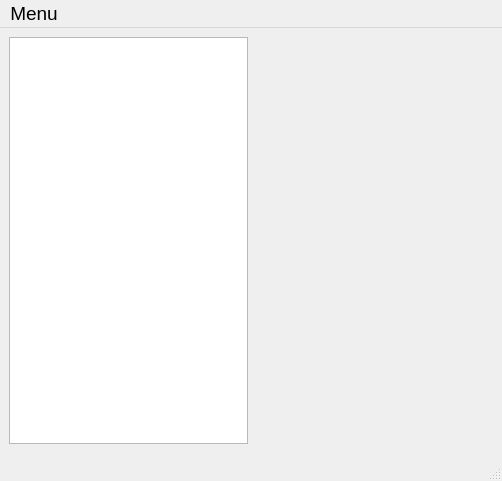
<?xml version="1.0" encoding="UTF-8"?>
<ui version="4.0">
 <class>MainWindow</class>
 <widget class="QMainWindow" name="MainWindow">
  <property name="geometry">
   <rect>
    <x>0</x>
    <y>0</y>
    <width>502</width>
    <height>481</height>
   </rect>
  </property>
  <property name="font">
   <font>
    <family>Arial</family>
    <pointsize>14</pointsize>
   </font>
  </property>
  <property name="windowTitle">
   <string>MainWindow</string>
  </property>
  <widget class="QWidget" name="centralwidget">
   <layout class="QHBoxLayout" name="horizontalLayout_2">
    <item>
     <layout class="QHBoxLayout" name="horizontalLayout">
      <property name="sizeConstraint">
       <enum>QLayout::SetDefaultConstraint</enum>
      </property>
      <item>
       <widget class="QTextEdit" name="textEdit">
        <property name="sizePolicy">
         <sizepolicy hsizetype="Expanding" vsizetype="Expanding">
          <horstretch>1</horstretch>
          <verstretch>0</verstretch>
         </sizepolicy>
        </property>
        <property name="undoRedoEnabled">
         <bool>false</bool>
        </property>
        <property name="lineWrapMode">
         <enum>QTextEdit::NoWrap</enum>
        </property>
       </widget>
      </item>
      <item>
       <widget class="QLabel" name="webView">
        <property name="sizePolicy">
         <sizepolicy hsizetype="MinimumExpanding" vsizetype="MinimumExpanding">
          <horstretch>1</horstretch>
          <verstretch>0</verstretch>
         </sizepolicy>
        </property>
        <property name="text">
         <string/>
        </property>
       </widget>
      </item>
     </layout>
    </item>
   </layout>
  </widget>
  <widget class="QMenuBar" name="menubar">
   <property name="geometry">
    <rect>
     <x>0</x>
     <y>0</y>
     <width>502</width>
     <height>28</height>
    </rect>
   </property>
   <widget class="QMenu" name="menuMenu">
    <property name="title">
     <string>Menu</string>
    </property>
    <widget class="QMenu" name="menuOpen">
     <property name="title">
      <string>Open</string>
     </property>
     <addaction name="separator"/>
     <addaction name="actionOpen_File"/>
     <addaction name="actionOpen_Folder"/>
    </widget>
    <addaction name="menuOpen"/>
    <addaction name="actionSave"/>
    <addaction name="actionQuit"/>
   </widget>
   <addaction name="menuMenu"/>
  </widget>
  <widget class="QStatusBar" name="statusbar"/>
  <action name="actionOpen_File">
   <property name="text">
    <string>Open File</string>
   </property>
  </action>
  <action name="actionOpen_Folder">
   <property name="text">
    <string>Open Folder</string>
   </property>
  </action>
  <action name="actionSave">
   <property name="text">
    <string>Save</string>
   </property>
  </action>
  <action name="actionQuit">
   <property name="text">
    <string>Quit</string>
   </property>
  </action>
 </widget>
 <resources/>
 <connections/>
</ui>
